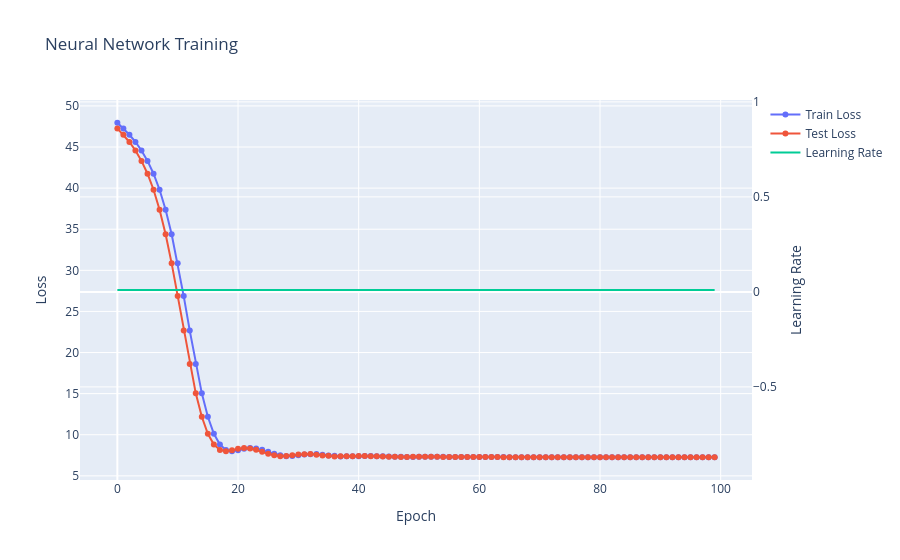

The notebook cell this image was saved under:
### Code cell
model.fit(
    X=X,
    y=y,
    weights=weights,
    X_test=X,
    y_test=y,
    weights_test=weights,
    epochs=100,
    lr=0.01,
)
